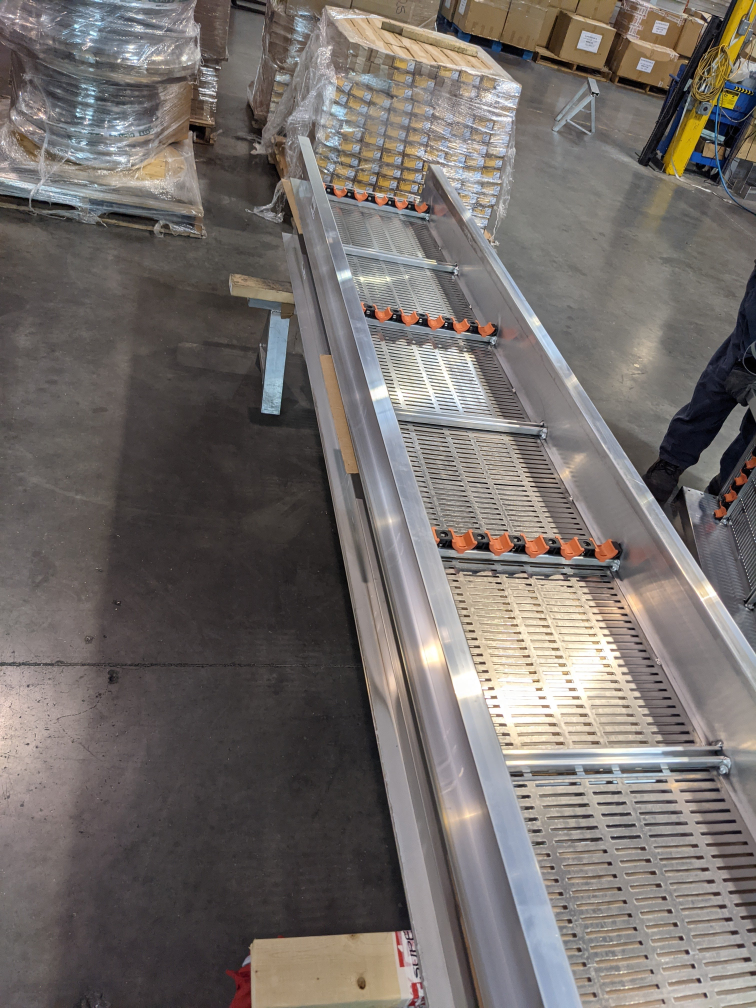
#> input picture 7.jpg, 3024 x 4032 px (shown at 1/4 size)
$ python thresholding_binarization.PY
#> lines starting #> are read from the running program, lines starting #| are printed output that depends on the picture; after the words box and inside, x2 and y2 are one past the last pixel; in counts of white or black regions, pixels touching at a corner belong together
#> further down, img is the input picture: shape (4032, 3024, 3); mean B, G, R 105.7, 109, 115.2
### cvutils.py
import cv2 as cv

def aspect_ratio(img):
    (height, width) = (img.shape[0], img.shape[1])
#> height = 4032; width = 3024
    return (height/width)

def resize(img, height, width, keep_aspect_ratio = False ):
    if keep_aspect_ratio == False:
        return cv.resize(img, (height, width))
    asr = aspect_ratio(img)
#> asr = 1.33
    if width == None:
        h =height
        w = int(h *asr)
    elif height == None:
        w = width
        h =int(w /asr)
#> h = 600
    return cv.resize(img, (h,w))
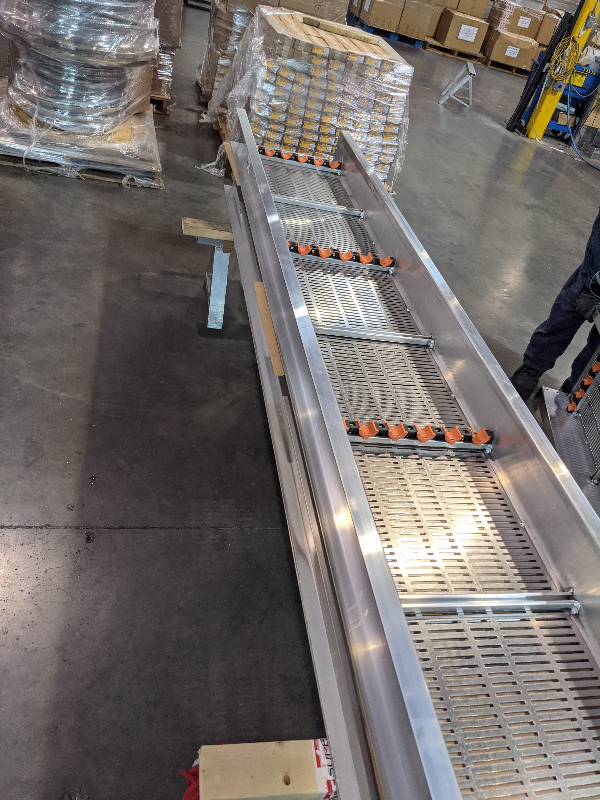
#> returned value: shape (800, 600, 3); mean of channels 0, 1, 2 105.6, 108.9, 115.1; drawn as B, G, R

# [6 lines left out: function contours_in, not called in this run]

### thresholding_binarization.PY
import numpy as np
import cv2 as cv
import cvutils
import matplotlib.pyplot as plt


img = cv.imread('7.jpg')
img = cvutils.resize(img,None, width=800, keep_aspect_ratio=True)

gray =cv.cvtColor(img, cv.COLOR_BGR2GRAY)
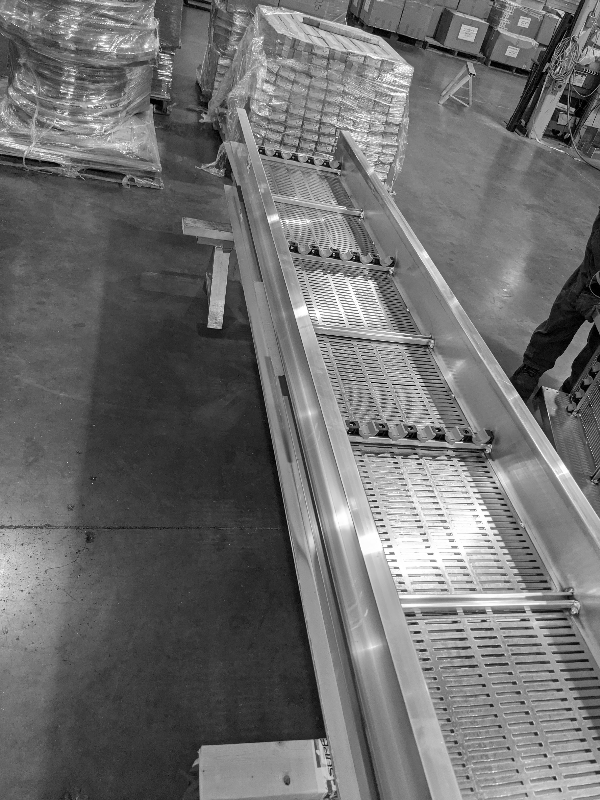
#> gray: shape (800, 600); min 0, max 255, mean 110.4

# thresholding, sets pixels with less than set value as 1(white) less than set value to 0 (blank)

# Simple thresholding
threshold1, thresh1  = cv.threshold(gray, 150, 255, cv.THRESH_BINARY)
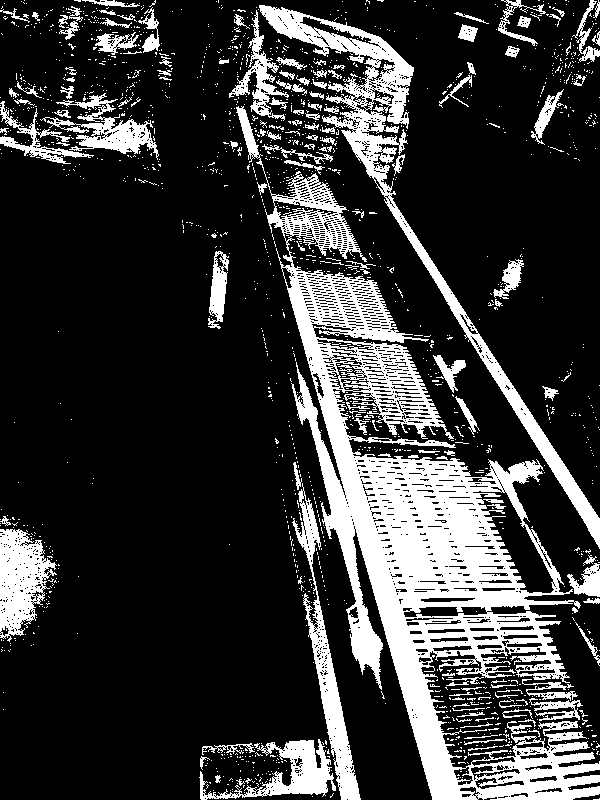
#> thresh1: shape (800, 600); 21.6% white; 1720 white regions (1579 under 20 px), largest, box (x1, y1, x2, y2) and area: (236, 106, 600, 800) 58932, (259, 5, 600, 549) 12260, (292, 483, 361, 800) 4232
threshold2, thresh2  = cv.threshold(gray, 100, 255, cv.THRESH_BINARY)
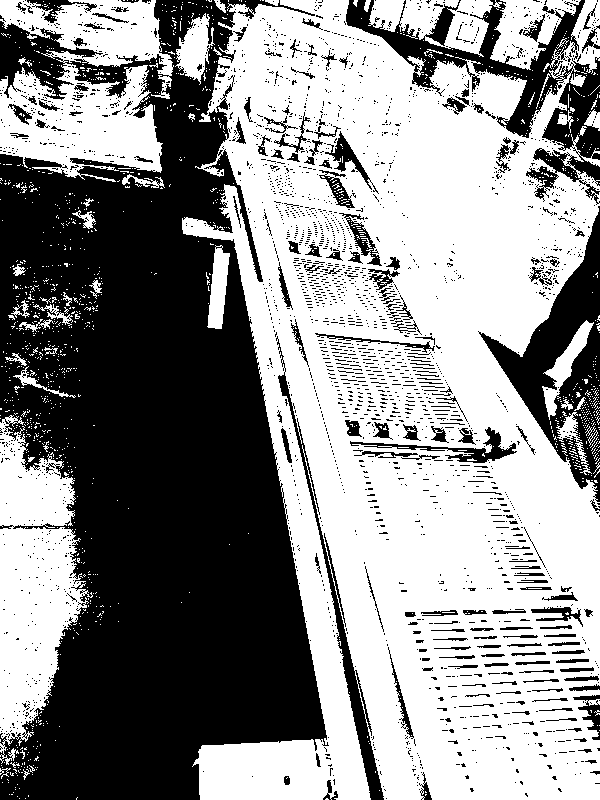
#> thresh2: shape (800, 600); 56% white; 2599 black regions (2411 under 20 px), largest, box (x1, y1, x2, y2) and area: (0, 0, 329, 800) 161005, (346, 0, 600, 205) 12383, (478, 206, 600, 502) 11243
#  inverse
thresholdinv, threshinv  = cv.threshold(gray, 150, 255, cv.THRESH_BINARY_INV)
#  threshold returns threshold value we input, thres returns with image array

# Adaptive threshold : threshold value is optimized by itself

adthreshold = cv.adaptiveThreshold(gray, 255, cv.ADAPTIVE_THRESH_GAUSSIAN_C  , cv.THRESH_BINARY_INV, 11, 5)
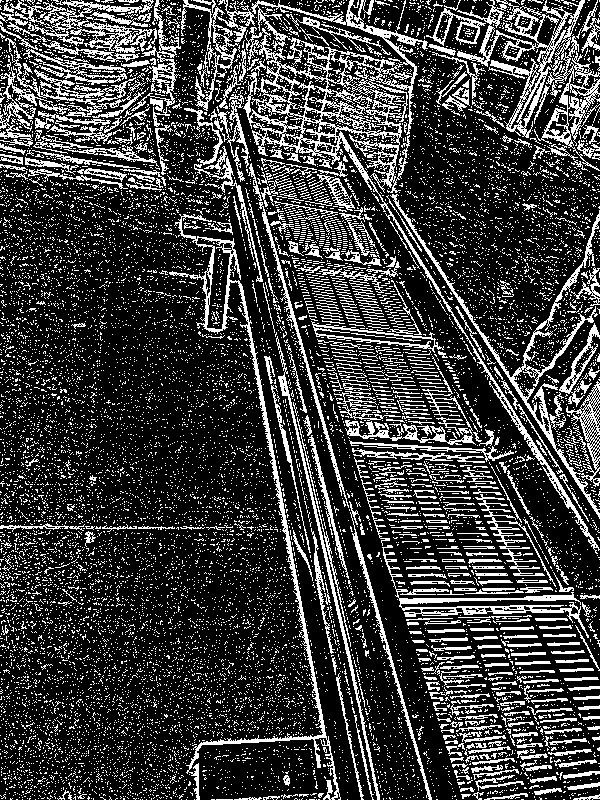
#> adthreshold: shape (800, 600); 23.7% white in thin lines or dots


cv.imshow('Adpative Thresholding', adthreshold)
cv.imshow(f"Threshold with {threshold1}", thresh1)
# cv.imshow(f"Threshold with {thresholdinv}", threshinv)
cv.imshow('Gray scale', gray)

cv.waitKey(0)

$ run again, with 1.jpg copied over 7.jpg
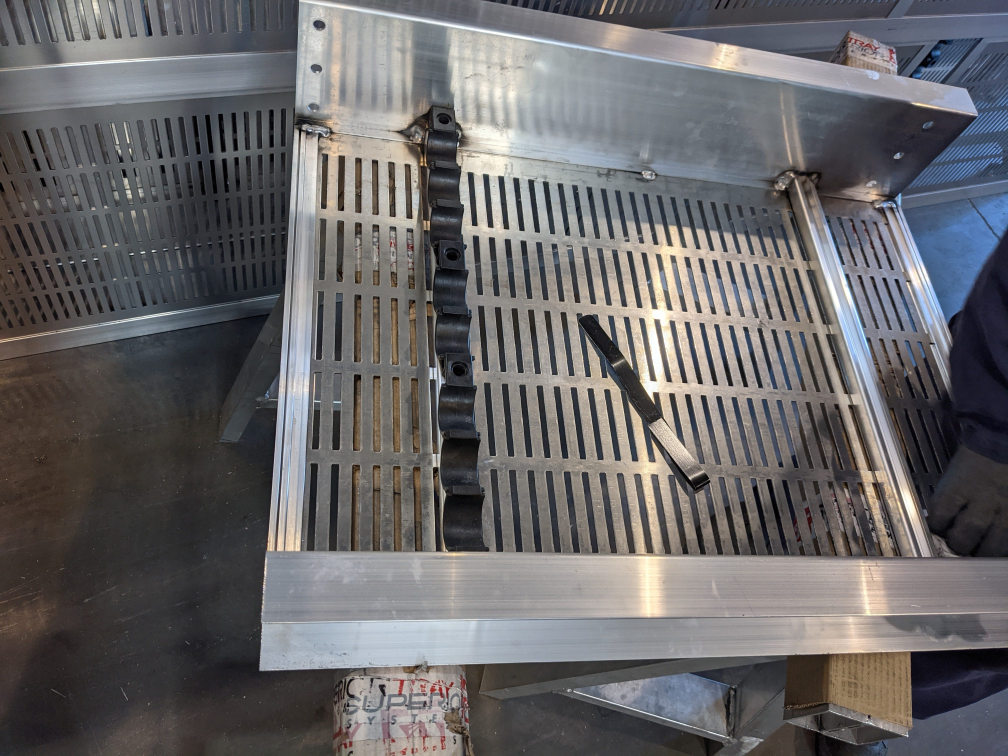
#> input picture 1.jpg, 4032 x 3024 px (shown at 1/4 size)
#> img is the input picture: shape (3024, 4032, 3); mean B, G, R 104.1, 102.6, 104.2
#> asr = 0.75
#> h = 1066
#> `threshold1, thresh1  = cv.threshold(gray, 150, 255, cv.THRESH_BINARY)`:
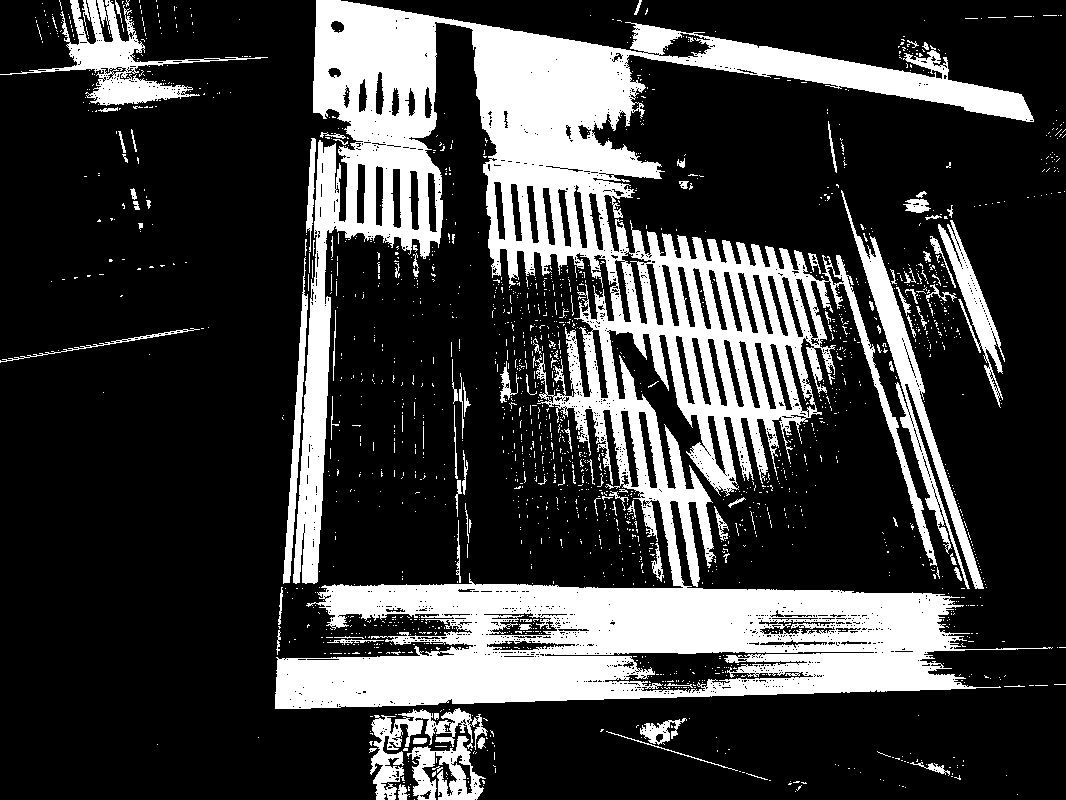
#> thresh1: shape (800, 1066); 24.1% white; 1864 white regions (1759 under 20 px), largest, box (x1, y1, x2, y2) and area: (275, 0, 1053, 709) 170477, (841, 190, 984, 589) 6805, (0, 0, 268, 106) 5775
#> thresh2: shape (800, 1066); 47.3% white; 1508 white regions (1393 under 20 px), largest, box (x1, y1, x2, y2) and area: (274, 0, 1066, 800) 353122, (0, 0, 311, 198) 26607, (606, 712, 780, 785) 5415
#> `adthreshold = cv.adaptiveThreshold(gray, 255, cv.ADAPTIVE_THRESH_GAUSS..`:
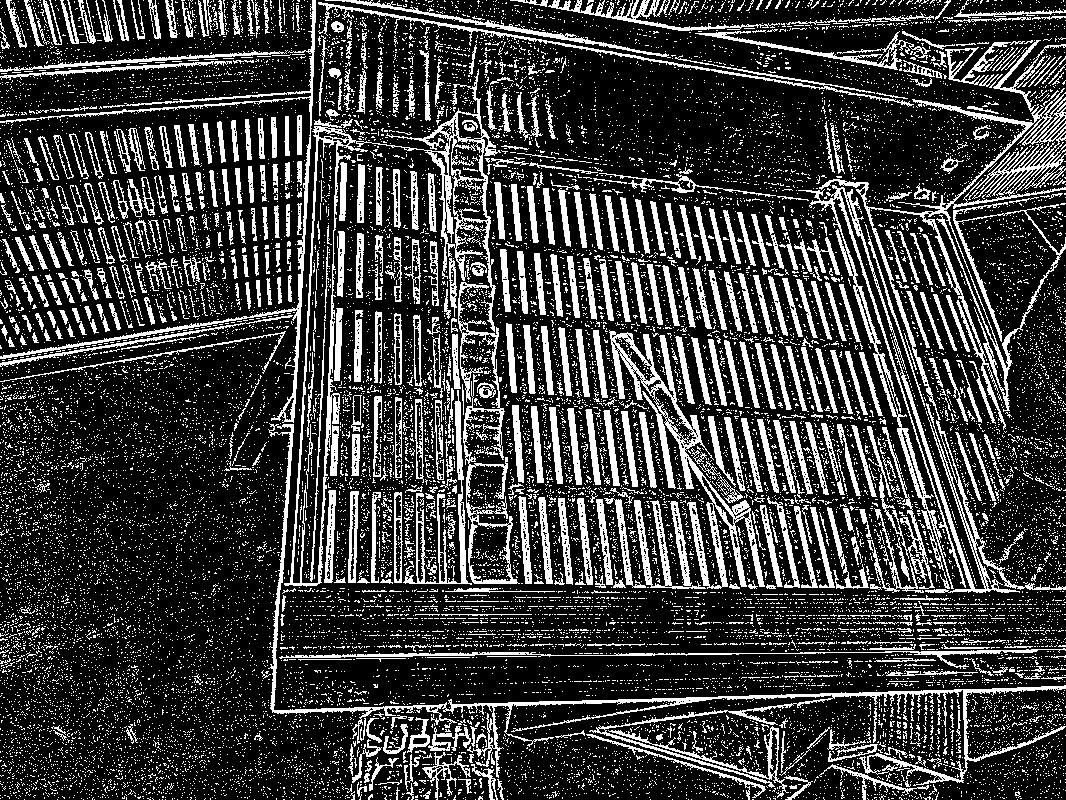
#> adthreshold: shape (800, 1066); 23.2% white; 21052 white regions (20296 under 20 px), largest, box (x1, y1, x2, y2) and area: (819, 88, 1066, 430) 8286, (268, 423, 1066, 788) 8040, (284, 69, 501, 587) 7012

$ run again, with 2.jpg copied over 7.jpg
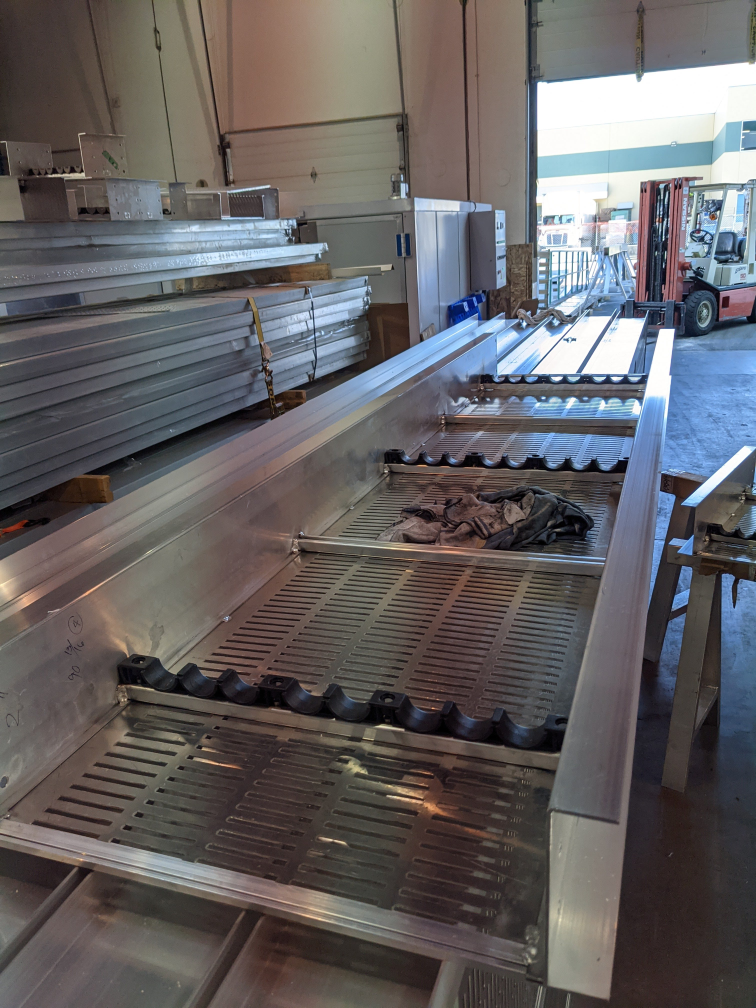
#> input picture 2.jpg, 3024 x 4032 px (shown at 1/4 size)
#> img is the input picture: shape (4032, 3024, 3); mean B, G, R 98.3, 97, 100.1
#> asr = 1.33
#> h = 600
#> `threshold1, thresh1  = cv.threshold(gray, 150, 255, cv.THRESH_BINARY)`:
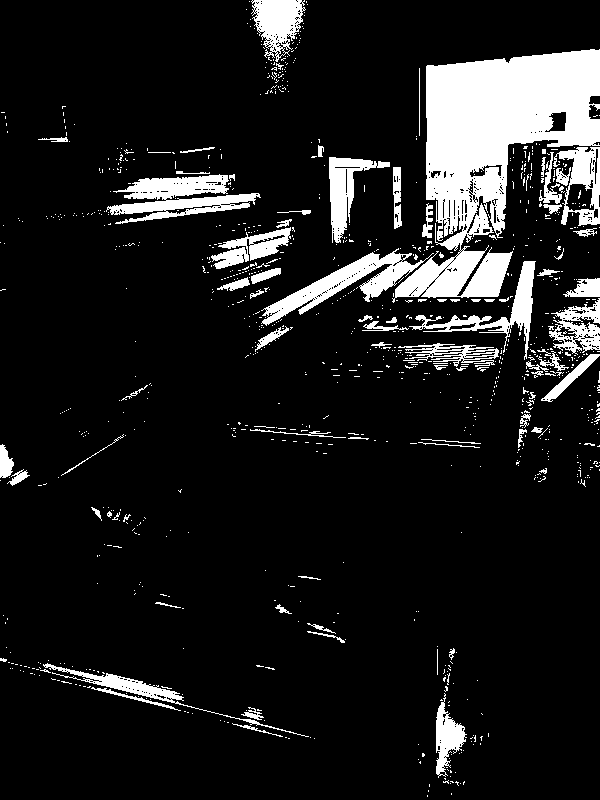
#> thresh1: shape (800, 600); 11.5% white; 986 white regions (899 under 20 px), largest, box (x1, y1, x2, y2) and area: (392, 49, 600, 303) 24608, (106, 174, 261, 224) 3715, (261, 248, 434, 326) 3395
#> thresh2: shape (800, 600); 42.5% white; 1926 white regions (1829 under 20 px), largest, box (x1, y1, x2, y2) and area: (0, 0, 600, 793) 124101, (0, 0, 328, 251) 27504, (183, 0, 319, 103) 12682
#> `adthreshold = cv.adaptiveThreshold(gray, 255, cv.ADAPTIVE_THRESH_GAUSS..`:
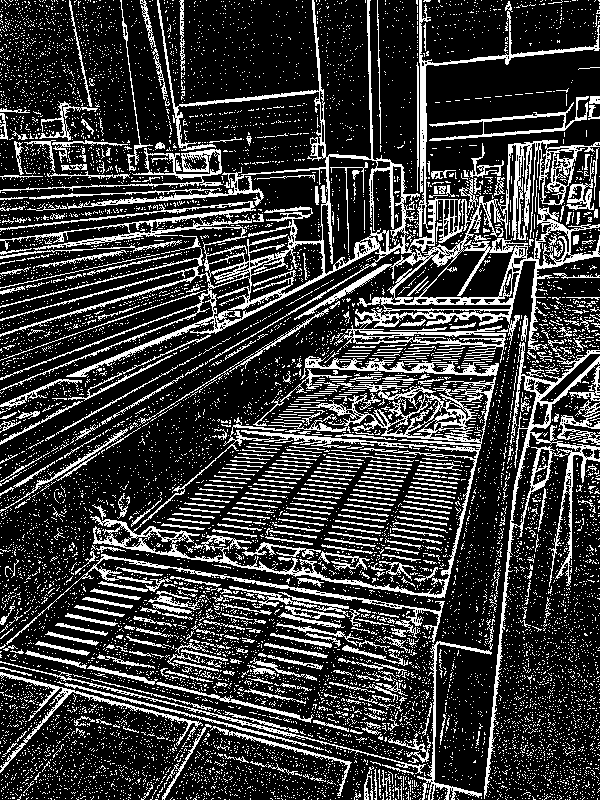
#> adthreshold: shape (800, 600); 22.9% white in thin lines or dots

$ run again, with 3.jpg copied over 7.jpg
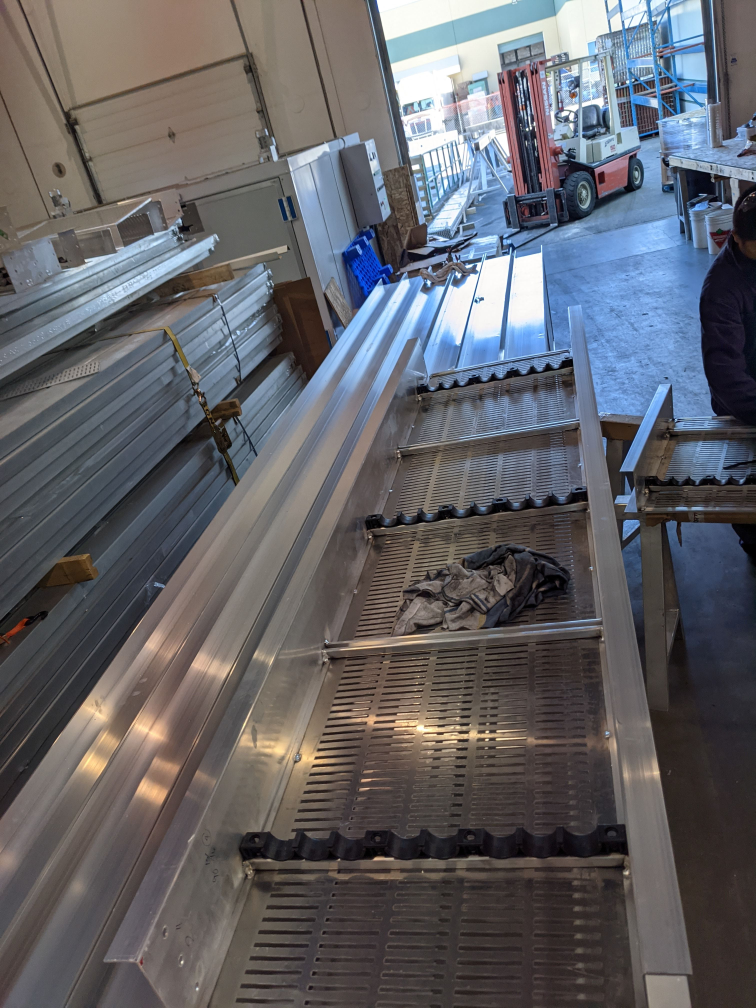
#> input picture 3.jpg, 3024 x 4032 px (shown at 1/4 size)
#> img is the input picture: shape (4032, 3024, 3); mean B, G, R 102.6, 97.9, 98.1
#> asr = 1.33
#> h = 600
#> `threshold1, thresh1  = cv.threshold(gray, 150, 255, cv.THRESH_BINARY)`:
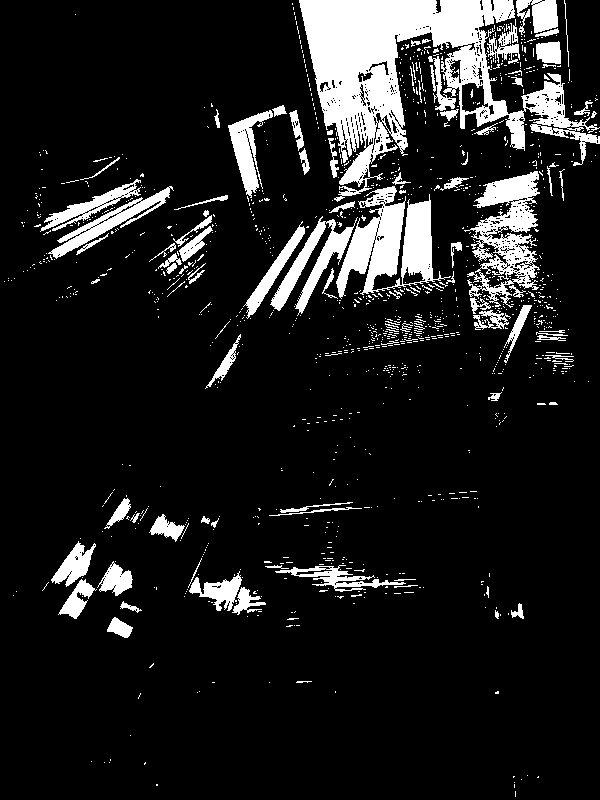
#> thresh1: shape (800, 600); 12% white; 1234 white regions (1137 under 20 px), largest, box (x1, y1, x2, y2) and area: (299, 0, 600, 202) 21394, (336, 186, 451, 299) 5906, (464, 171, 540, 308) 4691
#> thresh2: shape (800, 600); 45.3% white; 1369 white regions (1281 under 20 px), largest, box (x1, y1, x2, y2) and area: (0, 0, 600, 800) 172266, (56, 47, 214, 160) 10950, (16, 0, 195, 88) 10542
#> `adthreshold = cv.adaptiveThreshold(gray, 255, cv.ADAPTIVE_THRESH_GAUSS..`:
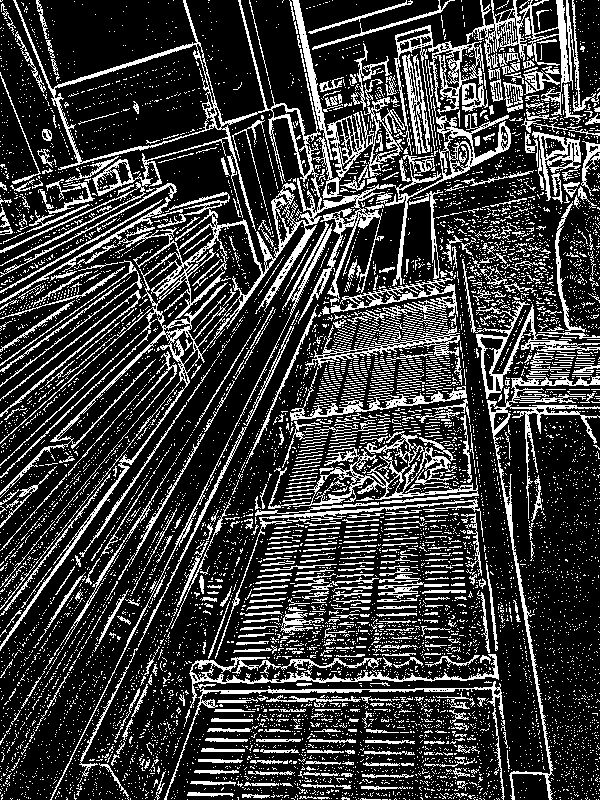
#> adthreshold: shape (800, 600); 23.5% white in thin lines or dots
